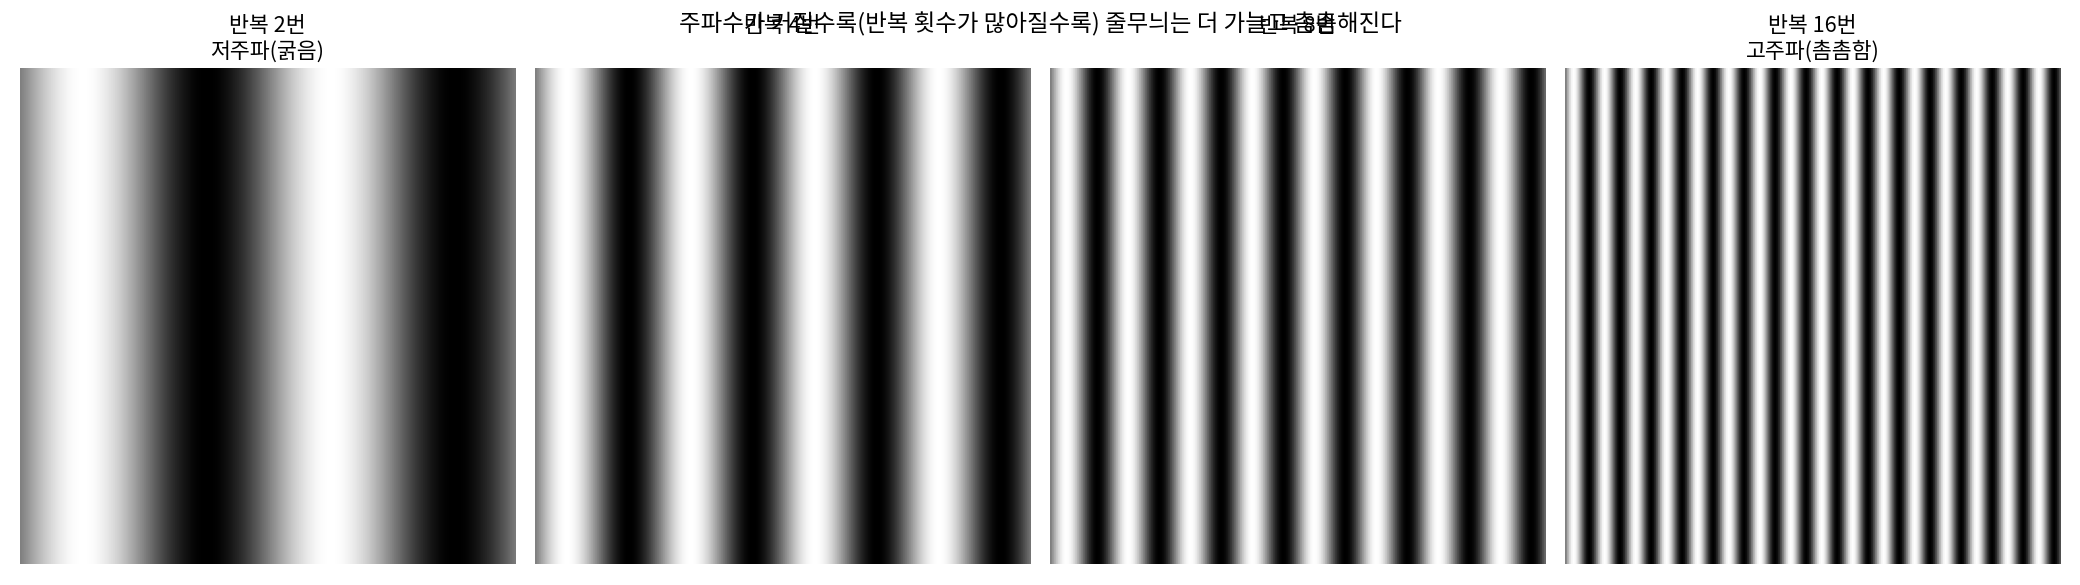

Source code (Python):
import numpy as np
import matplotlib
matplotlib.use("Agg")
import matplotlib.font_manager as fm
import matplotlib.pyplot as plt

fm.fontManager.addfont('/usr/share/fonts/opentype/noto/NotoSansCJK-Regular.ttc')
plt.rcParams['font.family'] = 'Noto Sans CJK JP'
plt.rcParams['axes.unicode_minus'] = False

SIZE = 256
freqs = [2, 4, 8, 16]  # 이미지 폭 안에 줄무늬가 반복되는 횟수

fig, axes = plt.subplots(1, len(freqs), figsize=(16,4.5))
for i, f in enumerate(freqs):
    x = np.arange(SIZE)
    row = 127 + 127*np.sin(2*np.pi*f*x/SIZE)
    img = np.tile(row, (SIZE,1))
    axes[i].imshow(img, cmap="gray")
    label = "저주파(굵음)" if f==min(freqs) else ("고주파(촘촘함)" if f==max(freqs) else "")
    axes[i].set_title(f"반복 {f}번\n{label}", fontsize=12)
    axes[i].axis("off")

plt.suptitle("주파수가 커질수록(반복 횟수가 많아질수록) 줄무늬는 더 가늘고 촘촘해진다", fontsize=13)
plt.tight_layout()
path = "/sessions/awesome-dazzling-mccarthy/mnt/outputs/practice/12_stripe_frequency_examples.png"
plt.savefig(path, dpi=130)
plt.close()
print("saved:", path)
